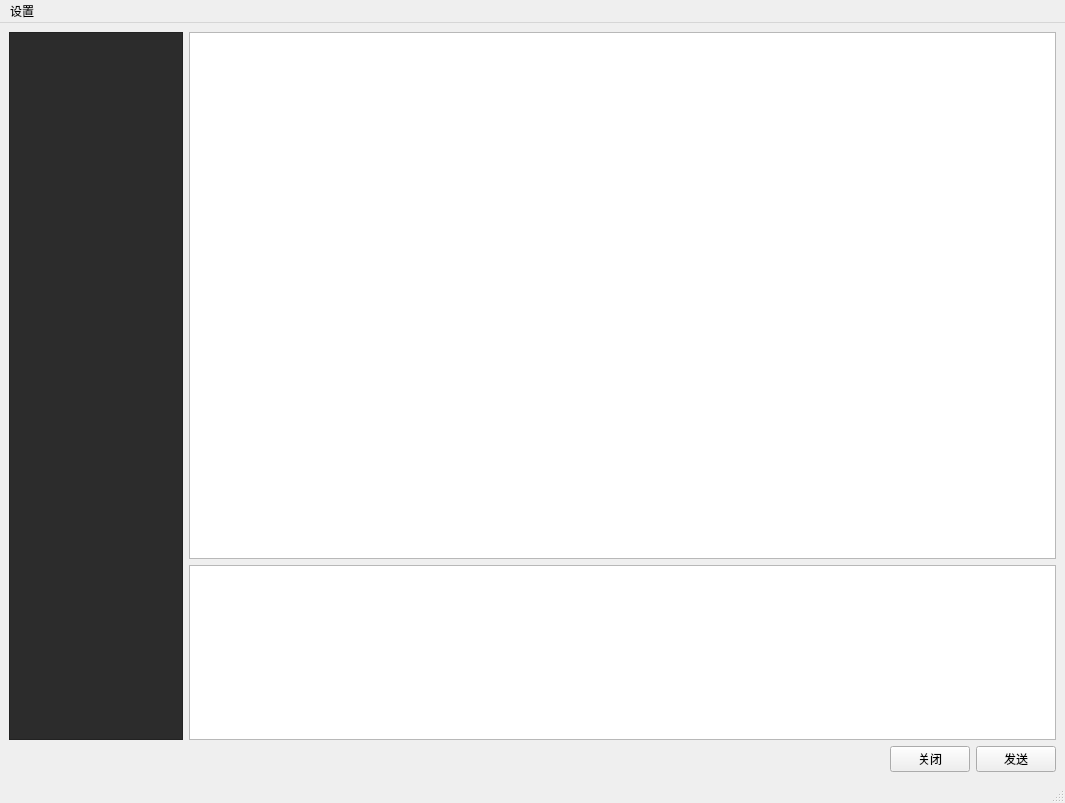
<?xml version="1.0" encoding="UTF-8"?>
<ui version="4.0">
 <class>MainWindow</class>
 <widget class="QMainWindow" name="MainWindow">
  <property name="geometry">
   <rect>
    <x>0</x>
    <y>0</y>
    <width>1065</width>
    <height>803</height>
   </rect>
  </property>
  <property name="windowTitle">
   <string>MainWindow</string>
  </property>
  <widget class="QWidget" name="centralwidget">
   <layout class="QVBoxLayout" name="verticalLayout_2">
    <item>
     <layout class="QHBoxLayout" name="horizontalLayout_2" stretch="1,5">
      <item>
       <widget class="QListView" name="history_view">
        <property name="styleSheet">
         <string notr="true">background-color: rgb(44, 44, 44);</string>
        </property>
       </widget>
      </item>
      <item>
       <layout class="QVBoxLayout" name="verticalLayout" stretch="3,1">
        <item>
         <widget class="QListView" name="listView"/>
        </item>
        <item>
         <widget class="QTextEdit" name="chatbox"/>
        </item>
       </layout>
      </item>
     </layout>
    </item>
    <item>
     <layout class="QHBoxLayout" name="horizontalLayout_3">
      <item>
       <layout class="QHBoxLayout" name="horizontalLayout_5"/>
      </item>
      <item>
       <spacer name="horizontalSpacer">
        <property name="orientation">
         <enum>Qt::Horizontal</enum>
        </property>
        <property name="sizeHint" stdset="0">
         <size>
          <width>40</width>
          <height>20</height>
         </size>
        </property>
       </spacer>
      </item>
      <item>
       <widget class="QPushButton" name="pushButton">
        <property name="text">
         <string>关闭</string>
        </property>
       </widget>
      </item>
      <item alignment="Qt::AlignRight">
       <widget class="QPushButton" name="pushButton_2">
        <property name="text">
         <string>发送</string>
        </property>
       </widget>
      </item>
     </layout>
    </item>
   </layout>
  </widget>
  <widget class="QMenuBar" name="menubar">
   <property name="geometry">
    <rect>
     <x>0</x>
     <y>0</y>
     <width>1065</width>
     <height>23</height>
    </rect>
   </property>
   <widget class="QMenu" name="menu">
    <property name="title">
     <string>设置</string>
    </property>
   </widget>
   <addaction name="menu"/>
  </widget>
  <widget class="QStatusBar" name="statusbar"/>
  <action name="actionsetting">
   <property name="text">
    <string>设置</string>
   </property>
  </action>
 </widget>
 <resources/>
 <connections/>
</ui>
